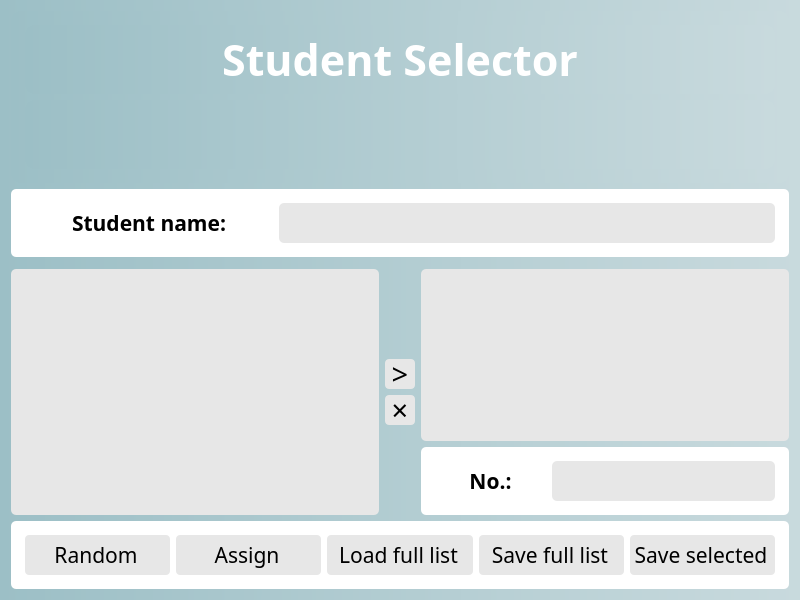
<?xml version="1.0" encoding="UTF-8"?>
<ui version="4.0">
 <class>convertImages</class>
 <widget class="QWidget" name="convertImages">
  <property name="geometry">
   <rect>
    <x>0</x>
    <y>0</y>
    <width>800</width>
    <height>600</height>
   </rect>
  </property>
  <property name="minimumSize">
   <size>
    <width>0</width>
    <height>0</height>
   </size>
  </property>
  <property name="maximumSize">
   <size>
    <width>9999</width>
    <height>9999</height>
   </size>
  </property>
  <property name="windowTitle">
   <string>Form</string>
  </property>
  <property name="styleSheet">
   <string notr="true">border-radius: 10px;
background-color: qlineargradient(spread:pad, x1:0, y1:0, x1:2, y2:0, stop:0 rgba(245, 245, 245, 255), stop:1 rgb(156, 191, 198));
</string>
  </property>
  <layout class="QVBoxLayout" name="verticalLayout">
   <item>
    <widget class="QFrame" name="horizontalFrame_3">
     <property name="styleSheet">
      <string notr="true">border-radius: 10px;
padding: 5px;</string>
     </property>
     <layout class="QVBoxLayout" name="verticalLayout_2" stretch="0,0">
      <item>
       <widget class="QLabel" name="static_label_title">
        <property name="font">
         <font>
          <family>Voltaire</family>
          <pointsize>32</pointsize>
          <weight>75</weight>
          <bold>true</bold>
         </font>
        </property>
        <property name="styleSheet">
         <string notr="true">color: rgb(255, 255, 255);</string>
        </property>
        <property name="text">
         <string>Student Selector</string>
        </property>
        <property name="textFormat">
         <enum>Qt::AutoText</enum>
        </property>
        <property name="alignment">
         <set>Qt::AlignCenter</set>
        </property>
       </widget>
      </item>
      <item>
       <widget class="QLabel" name="static_label_logo">
        <property name="font">
         <font>
          <family>Voltaire</family>
          <pointsize>32</pointsize>
          <weight>75</weight>
          <bold>true</bold>
         </font>
        </property>
        <property name="styleSheet">
         <string notr="true">border-radius: 10px;
padding: 5px;
image: url(:/ui/qt/resources/logos/biophys-biotech_logo_1.png);
</string>
        </property>
        <property name="text">
         <string/>
        </property>
        <property name="textFormat">
         <enum>Qt::AutoText</enum>
        </property>
        <property name="alignment">
         <set>Qt::AlignCenter</set>
        </property>
       </widget>
      </item>
     </layout>
    </widget>
   </item>
   <item>
    <widget class="QFrame" name="horizontalFrame_2">
     <property name="styleSheet">
      <string notr="true">border-radius: 5px;
padding: 5px;
background-color: rgb(255, 255, 255);</string>
     </property>
     <layout class="QHBoxLayout" name="horizontalLayout_2" stretch="1,2">
      <item>
       <widget class="QLabel" name="static_label_name">
        <property name="font">
         <font>
          <family>Voltaire</family>
          <pointsize>16</pointsize>
          <weight>75</weight>
          <bold>true</bold>
         </font>
        </property>
        <property name="styleSheet">
         <string notr="true">border-radius: 10px;
background-color: rgb(255, 255, 255);</string>
        </property>
        <property name="text">
         <string>Student name:</string>
        </property>
        <property name="textFormat">
         <enum>Qt::AutoText</enum>
        </property>
        <property name="alignment">
         <set>Qt::AlignCenter</set>
        </property>
       </widget>
      </item>
      <item>
       <widget class="QLabel" name="pyqt5_dynamic_label_student_name">
        <property name="font">
         <font>
          <family>Voltaire</family>
          <pointsize>16</pointsize>
          <weight>75</weight>
          <bold>true</bold>
         </font>
        </property>
        <property name="styleSheet">
         <string notr="true">border-radius: 5px;
background-color: rgb(231, 231, 231);</string>
        </property>
        <property name="text">
         <string/>
        </property>
        <property name="textFormat">
         <enum>Qt::AutoText</enum>
        </property>
        <property name="alignment">
         <set>Qt::AlignCenter</set>
        </property>
       </widget>
      </item>
     </layout>
    </widget>
   </item>
   <item>
    <widget class="QWidget" name="widget" native="true"/>
   </item>
   <item>
    <layout class="QHBoxLayout" name="horizontalLayout_3">
     <item>
      <widget class="QListWidget" name="pyqt5_dynamic_list_students">
       <property name="font">
        <font>
         <family>Voltaire</family>
         <pointsize>14</pointsize>
        </font>
       </property>
       <property name="styleSheet">
        <string notr="true">QListWidget {
						background-color: rgb(231, 231, 231);
						border-radius: 5px;
}

/* VERTICAL SCROLLBAR */
 QScrollBar:vertical {
	border: none;
	
	background-color: rgb(231, 231, 231);
    width: 14px;
    margin: 0px 0px 0px 0px;
	border-radius: 5px;
 }

/*  HANDLE BAR VERTICAL */
QScrollBar::handle:vertical {	
	
	background-color: rgb(125, 193, 200);
	min-height: 30px;
	border-radius: 5px;
}
QScrollBar::handle:vertical:hover{	
	background-color: rgb(255, 0, 127);
}
QScrollBar::handle:vertical:pressed {	
	background-color: rgb(185, 0, 92);
}

/* BTN TOP - SCROLLBAR */
QScrollBar::sub-line:vertical {
	border: none;
	background-color: rgb(255, 255, 255);;
	height: 0px;
	border-top-left-radius: 5px;
	border-top-right-radius: 5px;
	subcontrol-position: top;
	subcontrol-origin: margin;
}
QScrollBar::sub-line:vertical:hover {	
	background-color: rgb(255, 0, 127);
}
QScrollBar::sub-line:vertical:pressed {	
	background-color: rgb(185, 0, 92);
}

/* BTN BOTTOM - SCROLLBAR */
QScrollBar::add-line:vertical {
	border: none;
	background-color: rgb(255, 255, 255);
	height: 0px;
	border-bottom-left-radius: 5px;
	border-bottom-right-radius: 5px;
	subcontrol-position: bottom;
	subcontrol-origin: margin;
}
QScrollBar::add-line:vertical:hover {	
	background-color: rgb(255, 0, 127);
}
QScrollBar::add-line:vertical:pressed {	
	background-color: rgb(185, 0, 92);
}

/* RESET ARROW */
QScrollBar::up-arrow:vertical, QScrollBar::down-arrow:vertical {
	background: none;
}
QScrollBar::add-page:vertical, QScrollBar::sub-page:vertical {
	background: none;
}</string>
       </property>
       <property name="frameShadow">
        <enum>QFrame::Plain</enum>
       </property>
       <property name="verticalScrollBarPolicy">
        <enum>Qt::ScrollBarAsNeeded</enum>
       </property>
       <property name="iconSize">
        <size>
         <width>0</width>
         <height>0</height>
        </size>
       </property>
      </widget>
     </item>
     <item>
      <layout class="QVBoxLayout" name="verticalLayout_3">
       <item>
        <spacer name="verticalSpacer">
         <property name="orientation">
          <enum>Qt::Vertical</enum>
         </property>
         <property name="sizeHint" stdset="0">
          <size>
           <width>20</width>
           <height>40</height>
          </size>
         </property>
        </spacer>
       </item>
       <item>
        <widget class="QPushButton" name="pyqt5_dynamic_add_to_selection_list">
         <property name="minimumSize">
          <size>
           <width>30</width>
           <height>30</height>
          </size>
         </property>
         <property name="maximumSize">
          <size>
           <width>30</width>
           <height>30</height>
          </size>
         </property>
         <property name="font">
          <font>
           <family>Voltaire</family>
           <pointsize>22</pointsize>
          </font>
         </property>
         <property name="styleSheet">
          <string notr="true">QPushButton {
	border-radius: 4px;
	background-color: rgb(231, 231, 231);
}
QPushButton:hover{
	background-color: rgb(176, 211, 218);	
}
QPushButton:pressed{
	background-color: rgb(125, 193, 200);
}
</string>
         </property>
         <property name="text">
          <string>&gt;</string>
         </property>
        </widget>
       </item>
       <item>
        <widget class="QPushButton" name="pyqt5_dynamic_button_remove_student">
         <property name="minimumSize">
          <size>
           <width>30</width>
           <height>30</height>
          </size>
         </property>
         <property name="maximumSize">
          <size>
           <width>30</width>
           <height>30</height>
          </size>
         </property>
         <property name="font">
          <font>
           <family>Voltaire</family>
           <pointsize>22</pointsize>
          </font>
         </property>
         <property name="styleSheet">
          <string notr="true">QPushButton {
	border-radius: 4px;
	background-color: rgb(231, 231, 231);
}
QPushButton:hover{
	background-color: rgb(176, 211, 218);	
}
QPushButton:pressed{
	background-color: rgb(125, 193, 200);
}
</string>
         </property>
         <property name="text">
          <string>×</string>
         </property>
        </widget>
       </item>
       <item>
        <spacer name="verticalSpacer_2">
         <property name="orientation">
          <enum>Qt::Vertical</enum>
         </property>
         <property name="sizeHint" stdset="0">
          <size>
           <width>20</width>
           <height>40</height>
          </size>
         </property>
        </spacer>
       </item>
      </layout>
     </item>
     <item>
      <layout class="QVBoxLayout" name="verticalLayout_4">
       <item>
        <widget class="QListWidget" name="pyqt5_dynamic_list_selected_students">
         <property name="font">
          <font>
           <family>Voltaire</family>
           <pointsize>14</pointsize>
          </font>
         </property>
         <property name="styleSheet">
          <string notr="true">QListWidget {
						background-color: rgb(231, 231, 231);
						border-radius: 5px;
}

/* VERTICAL SCROLLBAR */
 QScrollBar:vertical {
	border: none;
	
	background-color: rgb(231, 231, 231);
    width: 14px;
    margin: 0px 0px 0px 0px;
	border-radius: 5px;
 }

/*  HANDLE BAR VERTICAL */
QScrollBar::handle:vertical {	
	
	background-color: rgb(125, 193, 200);
	min-height: 30px;
	border-radius: 5px;
}
QScrollBar::handle:vertical:hover{	
	background-color: rgb(255, 0, 127);
}
QScrollBar::handle:vertical:pressed {	
	background-color: rgb(185, 0, 92);
}

/* BTN TOP - SCROLLBAR */
QScrollBar::sub-line:vertical {
	border: none;
	background-color: rgb(255, 255, 255);;
	height: 0px;
	border-top-left-radius: 5px;
	border-top-right-radius: 5px;
	subcontrol-position: top;
	subcontrol-origin: margin;
}
QScrollBar::sub-line:vertical:hover {	
	background-color: rgb(255, 0, 127);
}
QScrollBar::sub-line:vertical:pressed {	
	background-color: rgb(185, 0, 92);
}

/* BTN BOTTOM - SCROLLBAR */
QScrollBar::add-line:vertical {
	border: none;
	background-color: rgb(255, 255, 255);
	height: 0px;
	border-bottom-left-radius: 5px;
	border-bottom-right-radius: 5px;
	subcontrol-position: bottom;
	subcontrol-origin: margin;
}
QScrollBar::add-line:vertical:hover {	
	background-color: rgb(255, 0, 127);
}
QScrollBar::add-line:vertical:pressed {	
	background-color: rgb(185, 0, 92);
}

/* RESET ARROW */
QScrollBar::up-arrow:vertical, QScrollBar::down-arrow:vertical {
	background: none;
}
QScrollBar::add-page:vertical, QScrollBar::sub-page:vertical {
	background: none;
}</string>
         </property>
         <property name="frameShadow">
          <enum>QFrame::Plain</enum>
         </property>
         <property name="verticalScrollBarPolicy">
          <enum>Qt::ScrollBarAsNeeded</enum>
         </property>
         <property name="iconSize">
          <size>
           <width>0</width>
           <height>0</height>
          </size>
         </property>
        </widget>
       </item>
       <item>
        <widget class="QFrame" name="horizontalFrame_4">
         <property name="styleSheet">
          <string notr="true">border-radius: 5px;
padding: 5px;
background-color: rgb(255, 255, 255);</string>
         </property>
         <layout class="QHBoxLayout" name="horizontalLayout_4" stretch="1,2">
          <item>
           <widget class="QLabel" name="static_label_no_of_selected_students">
            <property name="font">
             <font>
              <family>Voltaire</family>
              <pointsize>16</pointsize>
              <weight>75</weight>
              <bold>true</bold>
             </font>
            </property>
            <property name="styleSheet">
             <string notr="true">border-radius: 10px;
background-color: rgb(255, 255, 255);</string>
            </property>
            <property name="text">
             <string>No.:</string>
            </property>
            <property name="textFormat">
             <enum>Qt::AutoText</enum>
            </property>
            <property name="alignment">
             <set>Qt::AlignCenter</set>
            </property>
           </widget>
          </item>
          <item>
           <widget class="QLabel" name="pyqt5_dynamic_label_no_of_selected_students">
            <property name="font">
             <font>
              <family>Voltaire</family>
              <pointsize>16</pointsize>
              <weight>75</weight>
              <bold>true</bold>
             </font>
            </property>
            <property name="styleSheet">
             <string notr="true">border-radius: 5px;
background-color: rgb(231, 231, 231);</string>
            </property>
            <property name="text">
             <string/>
            </property>
            <property name="textFormat">
             <enum>Qt::AutoText</enum>
            </property>
            <property name="alignment">
             <set>Qt::AlignCenter</set>
            </property>
           </widget>
          </item>
         </layout>
        </widget>
       </item>
      </layout>
     </item>
    </layout>
   </item>
   <item>
    <widget class="QFrame" name="horizontalFrame">
     <property name="styleSheet">
      <string notr="true">border-radius: 5px;
padding: 5px;
background-color: rgb(255, 255, 255);</string>
     </property>
     <layout class="QHBoxLayout" name="horizontalLayout">
      <item>
       <widget class="QPushButton" name="pyqt5_dynamic_button_random_student">
        <property name="font">
         <font>
          <family>Voltaire</family>
          <pointsize>16</pointsize>
         </font>
        </property>
        <property name="styleSheet">
         <string notr="true">QPushButton {
	border-radius: 4px;
	background-color: rgb(231, 231, 231);
	padding-left: 2px;
}
QPushButton:hover{
	background-color: rgb(176, 211, 218);	
}
QPushButton:pressed{
	background-color: rgb(125, 193, 200);
}
</string>
        </property>
        <property name="text">
         <string>Random</string>
        </property>
       </widget>
      </item>
      <item>
       <widget class="QPushButton" name="pyqt5_dynamic_button_assign_student">
        <property name="font">
         <font>
          <family>Voltaire</family>
          <pointsize>16</pointsize>
         </font>
        </property>
        <property name="styleSheet">
         <string notr="true">QPushButton {
	border-radius: 4px;
	background-color: rgb(231, 231, 231);
	padding-left: 2px;
}
QPushButton:hover{
	background-color: rgb(176, 211, 218);	
}
QPushButton:pressed{
	background-color: rgb(125, 193, 200);
}
</string>
        </property>
        <property name="text">
         <string>Assign</string>
        </property>
       </widget>
      </item>
      <item>
       <widget class="QPushButton" name="pyqt5_dynamic_button_load_list">
        <property name="font">
         <font>
          <family>Voltaire</family>
          <pointsize>16</pointsize>
         </font>
        </property>
        <property name="styleSheet">
         <string notr="true">QPushButton {
	border-radius: 4px;
	background-color: rgb(231, 231, 231);
	padding-left: 2px;
}
QPushButton:hover{
	background-color: rgb(176, 211, 218);	
}
QPushButton:pressed{
	background-color: rgb(125, 193, 200);
}
</string>
        </property>
        <property name="text">
         <string>Load full list</string>
        </property>
       </widget>
      </item>
      <item>
       <widget class="QPushButton" name="pyqt5_dynamic_button_save_list">
        <property name="font">
         <font>
          <family>Voltaire</family>
          <pointsize>16</pointsize>
         </font>
        </property>
        <property name="styleSheet">
         <string notr="true">QPushButton {
	border-radius: 4px;
	background-color: rgb(231, 231, 231);
	padding-left: 2px;
}
QPushButton:hover{
	background-color: rgb(176, 211, 218);	
}
QPushButton:pressed{
	background-color: rgb(125, 193, 200);
}
</string>
        </property>
        <property name="text">
         <string>Save full list</string>
        </property>
       </widget>
      </item>
      <item>
       <widget class="QPushButton" name="pyqt5_dynamic_button_save_selected_list">
        <property name="font">
         <font>
          <family>Voltaire</family>
          <pointsize>16</pointsize>
         </font>
        </property>
        <property name="styleSheet">
         <string notr="true">QPushButton {
	border-radius: 4px;
	background-color: rgb(231, 231, 231);
	padding-left: 2px;
}
QPushButton:hover{
	background-color: rgb(176, 211, 218);	
}
QPushButton:pressed{
	background-color: rgb(125, 193, 200);
}
</string>
        </property>
        <property name="text">
         <string>Save selected</string>
        </property>
       </widget>
      </item>
     </layout>
    </widget>
   </item>
  </layout>
 </widget>
 <resources>
  <include location="resources/graphical_resources.qrc"/>
 </resources>
 <connections/>
</ui>
